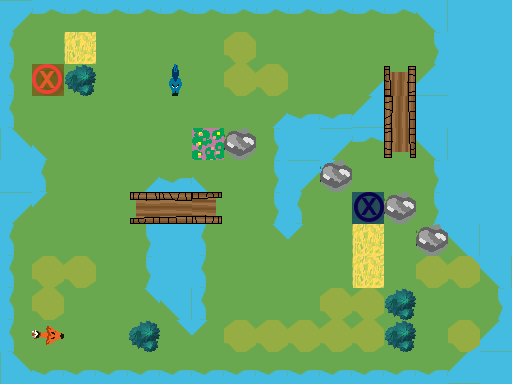

Below is a game level as drawn by its tile map, then a one-line description and the .tmx file that defines it, in full:
An orthogonal 16x12 tile map with 32x32 px tiles, 3 tile layers (Ground, Obstacles, Objects), 1 hidden layer not drawn.

<map version="1.0" orientation="orthogonal" renderorder="right-down" width="16" height="12" tilewidth="32" tileheight="32" nextobjectid="1">
 <tileset firstgid="1" name="TilesetPlaceholder" tilewidth="32" tileheight="32" tilecount="240" columns="10">
  <image source="../../../../Tileset.png" width="320" height="768" />
 </tileset>
 <layer name="Ground" width="16" height="12">
  <data encoding="csv">
3221225493,1610612747,1610612747,1610612747,1610612747,1610612747,1610612747,1610612747,1610612747,1610612747,1610612747,1610612747,1610612747,1610612757,5,5,
3221225483,1,2,1,1,1,1,1,1,1,1,1,1,11,5,5,
3221225483,1,1,1,1,1,1,1,1,1,1,31,3221225486,21,5,5,
3221225483,1,1,1,1,1,1,1,31,2684354571,2684354571,21,4,5,5,5,
2684354581,2684354591,1,1,1,1,3,1,11,5,3221225493,1610612747,14,1610612757,5,5,
5,3221225483,1,1,31,2684354571,2684354591,1,11,3221225493,3221225503,1,1,11,5,5,
3221225493,3221225503,1,1,2684354574,2684354564,1610612750,1,11,3221225483,1,1,1,11,5,5,
3221225483,1,1,1,11,5,3221225483,1,1610612767,3221225503,1,2,1,1610612767,1610612757,5,
3221225483,1,1,1,11,5,3221225483,1,1,1,1,2,1,1,1610612767,1610612757,
3221225483,1,1,1,1610612767,1610612757,3221225483,1,1,1,1,1,1,1,1,11,
3221225483,1,1,1,1,1610612767,3221225503,1,1,1,1,1,1,1,31,21,
2684354581,2684354571,2684354571,2684354571,2684354571,2684354571,2684354571,2684354571,2684354571,2684354571,2684354571,2684354571,2684354571,2684354571,21,5
</data>
 </layer>
 <layer name="Obstacles" width="16" height="12">
  <data encoding="csv">
0,0,0,0,0,0,0,0,0,0,0,0,0,0,0,0,
0,0,0,0,0,0,0,44,0,0,0,0,0,0,0,0,
0,0,42,0,0,0,0,44,44,0,0,0,0,0,0,0,
0,0,0,0,0,0,0,0,0,0,0,0,0,0,0,0,
0,0,0,0,0,0,0,0,0,0,0,0,0,0,0,0,
0,0,0,0,0,0,0,0,0,0,43,0,0,0,0,0,
0,0,0,0,0,0,0,0,0,0,0,0,43,0,0,0,
0,0,0,0,0,0,0,0,0,0,0,0,0,43,0,0,
0,44,44,0,0,0,0,0,0,0,0,0,0,44,44,0,
0,44,0,0,0,0,0,0,0,0,44,44,42,0,0,0,
0,0,0,0,42,0,0,44,44,44,44,44,42,0,44,0,
0,0,0,0,0,0,0,0,0,0,0,0,0,0,0,0
</data>
 </layer>
 <layer name="Objects" width="16" height="12">
  <data encoding="csv">
0,0,0,0,0,0,0,0,0,0,0,0,0,0,0,0,
0,0,0,0,0,0,0,0,0,0,0,0,0,0,0,0,
0,181,0,0,0,3221225664,0,0,0,0,0,0,0,0,0,0,
0,0,0,0,0,0,0,0,0,0,0,0,0,0,0,0,
0,0,0,0,0,0,0,43,0,0,0,0,0,0,0,0,
0,0,0,0,0,0,0,0,0,0,0,0,0,0,0,0,
0,0,0,0,0,0,0,0,0,0,0,182,0,0,0,0,
0,0,0,0,0,0,0,0,0,0,0,0,0,0,0,0,
0,0,0,0,0,0,0,0,0,0,0,0,0,0,0,0,
0,0,0,0,0,0,0,0,0,0,0,0,0,0,0,0,
0,2684354751,0,0,0,0,0,0,0,0,0,0,0,0,0,0,
0,0,0,0,0,0,0,0,0,0,0,0,0,0,0,0
</data>
 </layer>
 <layer name="Solution" width="16" height="12" visible="0">
  <data encoding="csv">
0,223,223,223,223,222,0,0,0,0,0,0,0,0,0,0,
0,223,0,0,0,222,0,0,0,0,0,0,0,0,0,0,
0,0,0,0,232,222,0,0,0,0,0,0,0,0,0,0,
0,0,0,232,232,222,221,0,0,0,0,0,0,0,0,0,
0,0,0,232,0,0,0,0,0,0,0,0,0,0,0,0,
0,0,0,232,0,0,232,232,0,0,0,0,0,0,0,0,
0,0,0,0,0,0,0,232,0,0,0,0,0,0,0,0,
0,0,0,222,0,0,0,232,0,44,0,232,0,0,0,0,
0,0,0,222,0,0,0,232,232,232,232,232,0,0,0,0,
0,0,222,222,0,0,0,0,0,0,0,0,0,0,0,0,
0,0,222,0,0,0,0,0,0,0,0,0,0,0,0,0,
0,0,0,0,0,0,0,0,0,0,0,0,0,0,0,0
</data>
 </layer>
</map>
